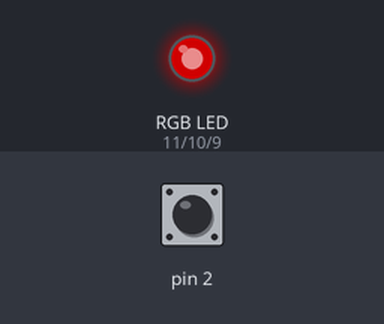
This sketch was run on a simulated Arduino Uno, built with avr-gcc and run on an emulated ATmega328P. On the bench: an RGB LED mixed from three pins (HIGH = lit). Inputs (shaded band) come from the test bench; at power-on: pin 2 LOW. Dim RGB values are drawn brighter than linear.

Above: at 1.2 s.
1.3 s: pin 2 driven HIGH
At 1.65 s:
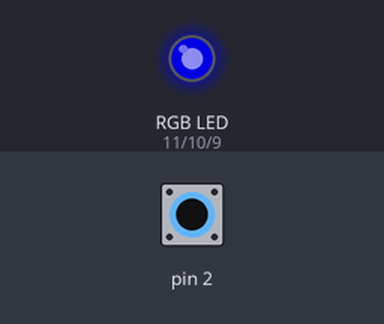
At 2.25 s:
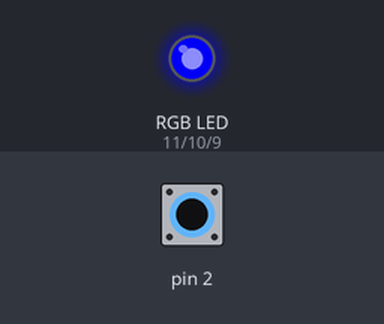
4.3 s: pin 2 pulsed LOW 2 times (0.12 s each, 0.3 s apart)
7.9 s: pin 2 pulsed LOW 5 times (0.12 s each, 0.3 s apart)
At 8.56 s:
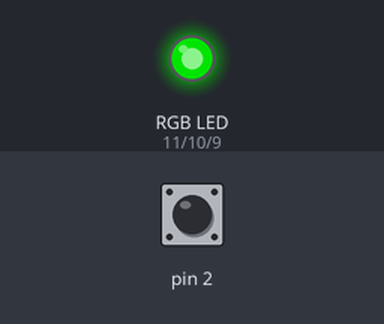
Timing chart, 0 to 18.4 s (numbered marks = the images above; inputs shaded):
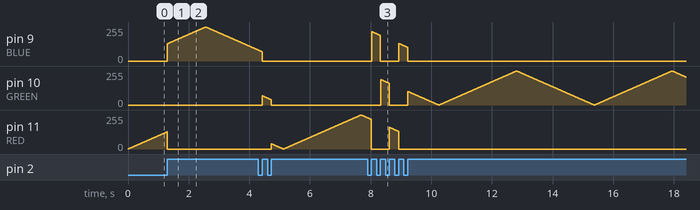

Measured:
- after the input at 1.3 s, pin 9 (BLUE): rises from 0/255 to 255/255 in 1.3 s, then falls to 82/255 in 1.7 s

The sketch:

hardware-interrupt.ino
```cpp
const int BUTTON_INT = 0; // Interrupt 0 (pin 2 on the Uno)
const int RED = 11;       // Red LED on pin 11
const int GREEN = 10;     // Green LED on pin 10
const int BLUE = 9;       // Blue LED on pin 9

// Volatile variables can change inside interrupts
volatile int selectedLED = RED;
void setup()
{
  pinMode(RED, OUTPUT);
  pinMode(GREEN, OUTPUT);
  pinMode(BLUE, OUTPUT);
  // The pin is inverted, so we want to look at the rising edge
  attachInterrupt(BUTTON_INT, swap, RISING);
}

void swap()
{
  analogWrite(selectedLED, 0);
  switch (selectedLED) {
    case RED:
      selectedLED = BLUE;
      break;
    case BLUE:
      selectedLED = GREEN;
      break;
    case GREEN:
      selectedLED = RED;
      break;
  }
}

void loop()
{
  for (int i = 0; i < 256; i++)
  {
    analogWrite(selectedLED, i);
    delay(10);
  }
  for (int i = 255; i >= 0; i--)
  {
    analogWrite(selectedLED, i);
    delay(10);
  }
}
```
